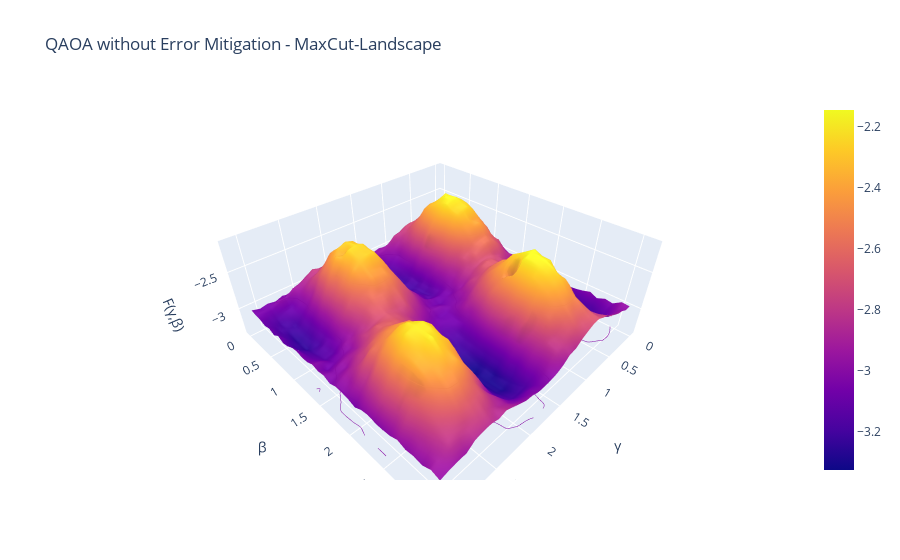

The notebook cell this image was saved under:
### Code cell
# Plot landscape in 3D 
a_gamma = np.arange(0, np.pi, step_size)
b_beta = np.arange(0, np.pi, step_size)
fig = go.Figure(data=go.Surface(z=landscape, x=a_gamma, y=b_beta))

fig.update_traces(contours_z=dict(show=True, usecolormap=True, highlightcolor='limegreen', project_z=True))


fig.update_layout(title="QAOA without Error Mitigation - MaxCut-Landscape", scene=dict(
    xaxis_title="γ",
    yaxis_title="β",
    zaxis_title="F(γ,β)"
))

### Figure 1 — Plotly figure (JSON) as saved in the notebook; plotly's stock layout.template omitted (floating-point values rounded to 4 significant figures; data arrays with more than 128 entries replaced by an {"elided": "..."} marker saying what was removed)
{"data": [{"contours": {"z": {"highlightcolor": "limegreen", "project": {"z": true}, "show": true, "usecolormap": true}}, "type": "surface", "x": [0, 0.1, 0.2, 0.3, 0.4, 0.5, 0.6, 0.7, 0.8, 0.9, 1, 1.1, 1.2, 1.3, 1.4, 1.5, 1.6, 1.7, 1.8, 1.9, 2, 2.1, 2.2, 2.3, 2.4, 2.5, 2.6, 2.7, 2.8, 2.9, 3, 3.1], "y": [0, 0.1, 0.2, 0.3, 0.4, 0.5, 0.6, 0.7, 0.8, 0.9, 1, 1.1, 1.2, 1.3, 1.4, 1.5, 1.6, 1.7, 1.8, 1.9, 2, 2.1, 2.2, 2.3, 2.4, 2.5, 2.6, 2.7, 2.8, 2.9, 3, 3.1], "z": {"elided": "32x32 float values"}}], "layout": {"scene": {"xaxis": {"title": {"text": "γ"}}, "yaxis": {"title": {"text": "β"}}, "zaxis": {"title": {"text": "F(γ,β)"}}}, "title": {"text": "QAOA without Error Mitigation - MaxCut-Landscape"}}}
